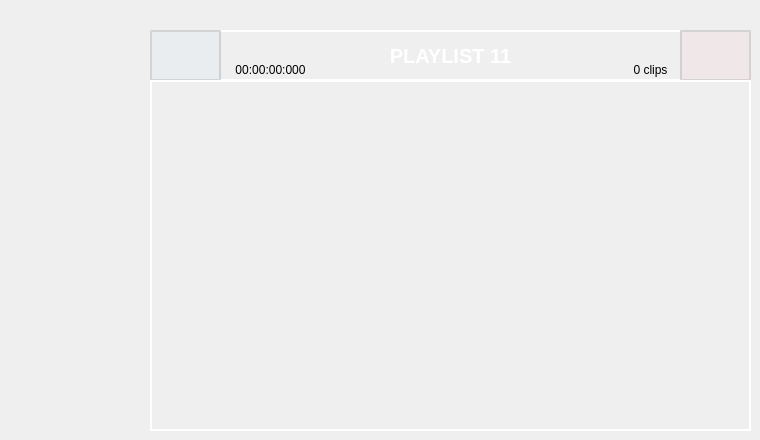
                  <widget class="QWidget" name="page_pl11">
                   <widget class="QPushButton" name="pl11_add">
                    <property name="geometry">
                     <rect>
                      <x>150</x>
                      <y>30</y>
                      <width>71</width>
                      <height>51</height>
                     </rect>
                    </property>
                    <property name="styleSheet">
                     <string notr="true">QPushButton {
    font-family: &quot;Arial&quot;;    /* Cambia la fuente */
    font-size: 20px;         /* Tamaño del texto */
    font-weight: bold;       /* Negrita */    
    color: white;				 /* Color del texto */
	padding: 10px;  
	background-color: rgba(75,175,250,10);         
	border: 2px solid rgba(200,200,200,200);   /* Borde blanco con transparencia */
}

QPushButton:hover {
	background-color: rgba(0,150,250,50);
}

QPushButton:pressed {
    background-color: rgba(0,150,250,50);
}</string>
                    </property>
                    <property name="text">
                     <string/>
                    </property>
                    <property name="icon">
                     <iconset resource="files.qrc">
                      <normaloff>:/20x20/icons/20x20/cil-plus.png</normaloff>:/20x20/icons/20x20/cil-plus.png</iconset>
                    </property>
                   </widget>
                   <widget class="QPushButton" name="pl11_delete">
                    <property name="geometry">
                     <rect>
                      <x>680</x>
                      <y>30</y>
                      <width>71</width>
                      <height>51</height>
                     </rect>
                    </property>
                    <property name="styleSheet">
                     <string notr="true">QPushButton {
    font-family: &quot;Arial&quot;;    /* Cambia la fuente */
    font-size: 16px;         /* Tamaño del texto */
    font-weight: bold;       /* Negrita */    
    color: white;				 /* Color del texto */
	padding: 10px;   
	background-color: rgba(250,50,50,10);        
	border: 2px solid rgba(200,200,200,200);  /* Borde blanco con transparencia */
}

QPushButton:hover {
	background-color: rgba(250,50,50,50);
}

QPushButton:pressed {
    background-color: rgba(0,150,250,50);
}</string>
                    </property>
                    <property name="text">
                     <string/>
                    </property>
                    <property name="icon">
                     <iconset resource="files.qrc">
                      <normaloff>:/20x20/icons/20x20/cil-x.png</normaloff>:/20x20/icons/20x20/cil-x.png</iconset>
                    </property>
                   </widget>
                   <widget class="QLabel" name="label_nclips_11">
                    <property name="geometry">
                     <rect>
                      <x>620</x>
                      <y>60</y>
                      <width>61</width>
                      <height>20</height>
                     </rect>
                    </property>
                    <property name="font">
                     <font>
                      <pointsize>9</pointsize>
                     </font>
                    </property>
                    <property name="text">
                     <string>0 clips</string>
                    </property>
                    <property name="alignment">
                     <set>Qt::AlignCenter</set>
                    </property>
                   </widget>
                   <widget class="QListWidget" name="list_pl11">
                    <property name="geometry">
                     <rect>
                      <x>150</x>
                      <y>80</y>
                      <width>601</width>
                      <height>351</height>
                     </rect>
                    </property>
                    <property name="styleSheet">
                     <string notr="true">QListWidget {
    font-weight: bold;
    background-color: transparent;       /* Negrita */    
    color: white;				 /* Color del texto */
	padding: 10px;           
	border: 2px solid rgba(255,255,255,255);  /* Borde blanco con transparencia */
}</string>
                    </property>
                   </widget>
                   <widget class="QLabel" name="label_dur_11">
                    <property name="geometry">
                     <rect>
                      <x>220</x>
                      <y>60</y>
                      <width>101</width>
                      <height>20</height>
                     </rect>
                    </property>
                    <property name="font">
                     <font>
                      <pointsize>9</pointsize>
                     </font>
                    </property>
                    <property name="text">
                     <string>00:00:00:000</string>
                    </property>
                    <property name="alignment">
                     <set>Qt::AlignCenter</set>
                    </property>
                   </widget>
                   <widget class="QLabel" name="label_pl11">
                    <property name="geometry">
                     <rect>
                      <x>150</x>
                      <y>30</y>
                      <width>601</width>
                      <height>51</height>
                     </rect>
                    </property>
                    <property name="font">
                     <font>
                      <pointsize>-1</pointsize>
                      <weight>75</weight>
                      <bold>true</bold>
                     </font>
                    </property>
                    <property name="styleSheet">
                     <string notr="true">QLabel {
	font &quot;arial&quot;
    font-weight: bold;
	font-size: 20px;
	background-color: transparent;       /* Negrita */    
    color: white;				 /* Color del texto */
	padding: 10px;           
	border: 2px solid rgba(255,255,255,255);  /* Borde blanco con transparencia */
}</string>
                    </property>
                    <property name="text">
                     <string>PLAYLIST 11</string>
                    </property>
                    <property name="alignment">
                     <set>Qt::AlignCenter</set>
                    </property>
                   </widget>
                   <zorder>label_pl11</zorder>
                   <zorder>pl11_add</zorder>
                   <zorder>pl11_delete</zorder>
                   <zorder>label_nclips_11</zorder>
                   <zorder>list_pl11</zorder>
                   <zorder>label_dur_11</zorder>
                  </widget>
